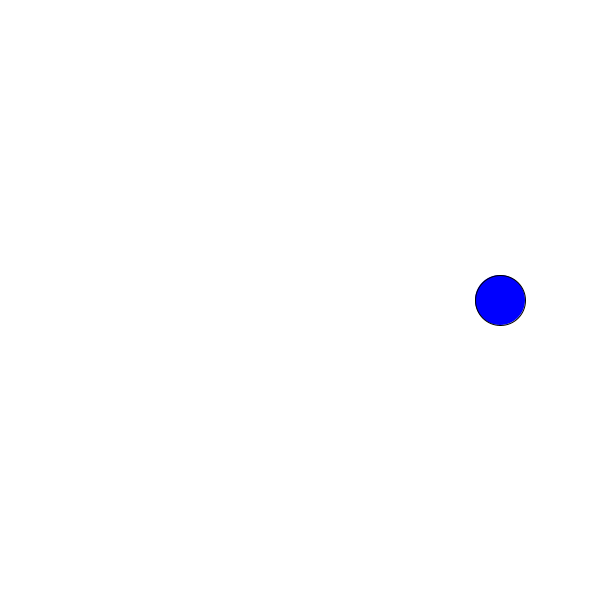
Frame 1 (no input)
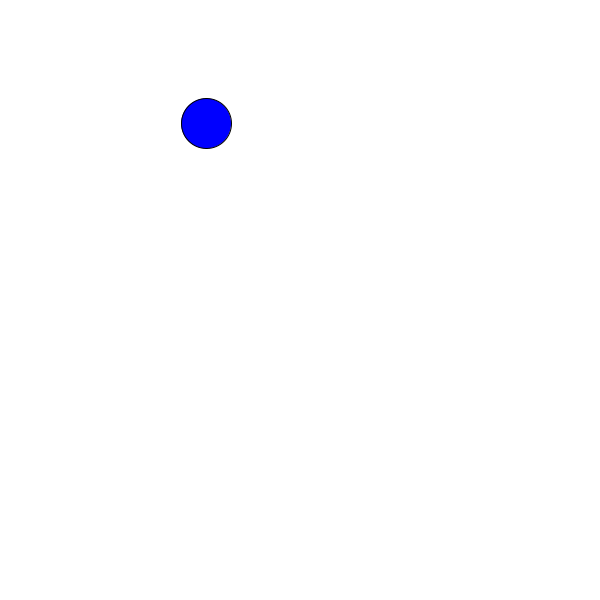
Frame 60 (the mouse pressed at the canvas centre just before this capture)
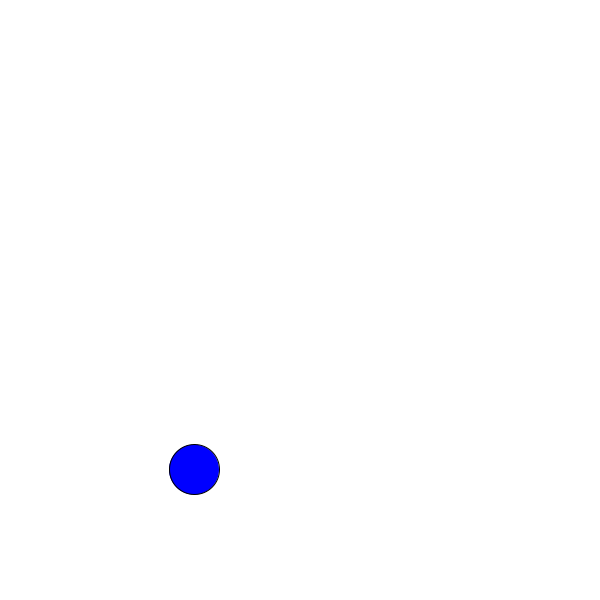
Frame 120 (the mouse held since frame 60 and released just before this capture)

The Processing sketch that drew these frames (run headless with seeded random() and noise(); from frame 60 on, the mouse is pressed at the canvas centre):

// Processing sketch: rotateCircle
// ── rotateCircle.pde
float rotationalSpeed =-2.0;
PVector center;

void setup(){
  
  size(600,600);
  center = new PVector(200, 0);
}

void draw(){
  background(255);
  translate(300,300);
  fill(color(0,0,255));
  circle(center.x,center.y,50);
  //System.out.println("This is running");
  rotate1(rotationalSpeed,center);
  //This is verrrrrrry important code
   
}

void rotate1(float theta, PVector point){
  float newX, newY;
  theta = convertDegreesToRadians(theta);
  //System.out.println(point.x+" "+point.y);
  //Use the formulas for rotation
  newX = point.x*cos(theta) - point.y * sin(theta);
  newY = point.x*sin(theta) + point.y * cos(theta);
  
  point.x = newX;
  point.y = newY;
  
}

float convertDegreesToRadians(float d){
  
  //use conversion factor PI/180
  return d*(3.14159f/180.0f); 
}
